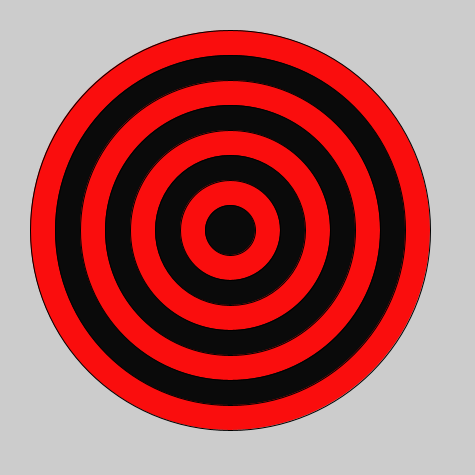
Frame 1 (no input)
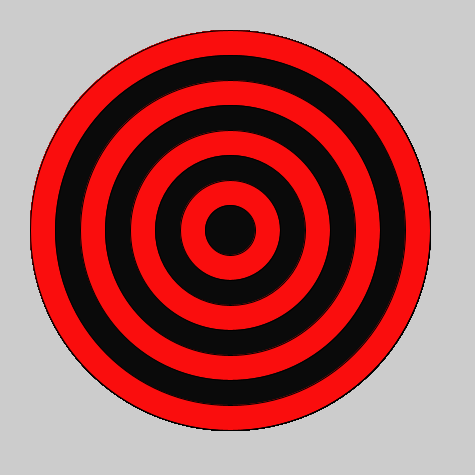
Frame 60 (the mouse pressed at the canvas centre just before this capture)
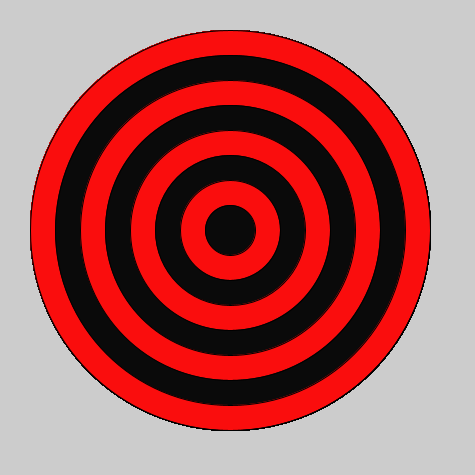
Frame 120 (the mouse held since frame 60 and released just before this capture)

The Processing sketch that drew these frames (run headless with seeded random() and noise(); from frame 60 on, the mouse is pressed at the canvas centre):

// Processing sketch: bullseye
// ── bullseye.pde

void setup() {
 
  // set the size of your sketch
  size (475, 475);
}
void draw() {
  
  //Starting with the largest ellipse, use a for loop to draw a bullseye with ellipses.
 int a = 400;
 int b = 400;
  for (int i=0; i<9; i++) {

   if (i % 2 == 0) {
 fill(#FA0D0D);
     ellipse(230,230,a,b);
} else {
fill(#0A0A0A);
     ellipse(230,230,a,b);
}
 a-=50;
 b-=50;
  }
  //Use an if statement and modulo to alternate the color of your rings. 
}
